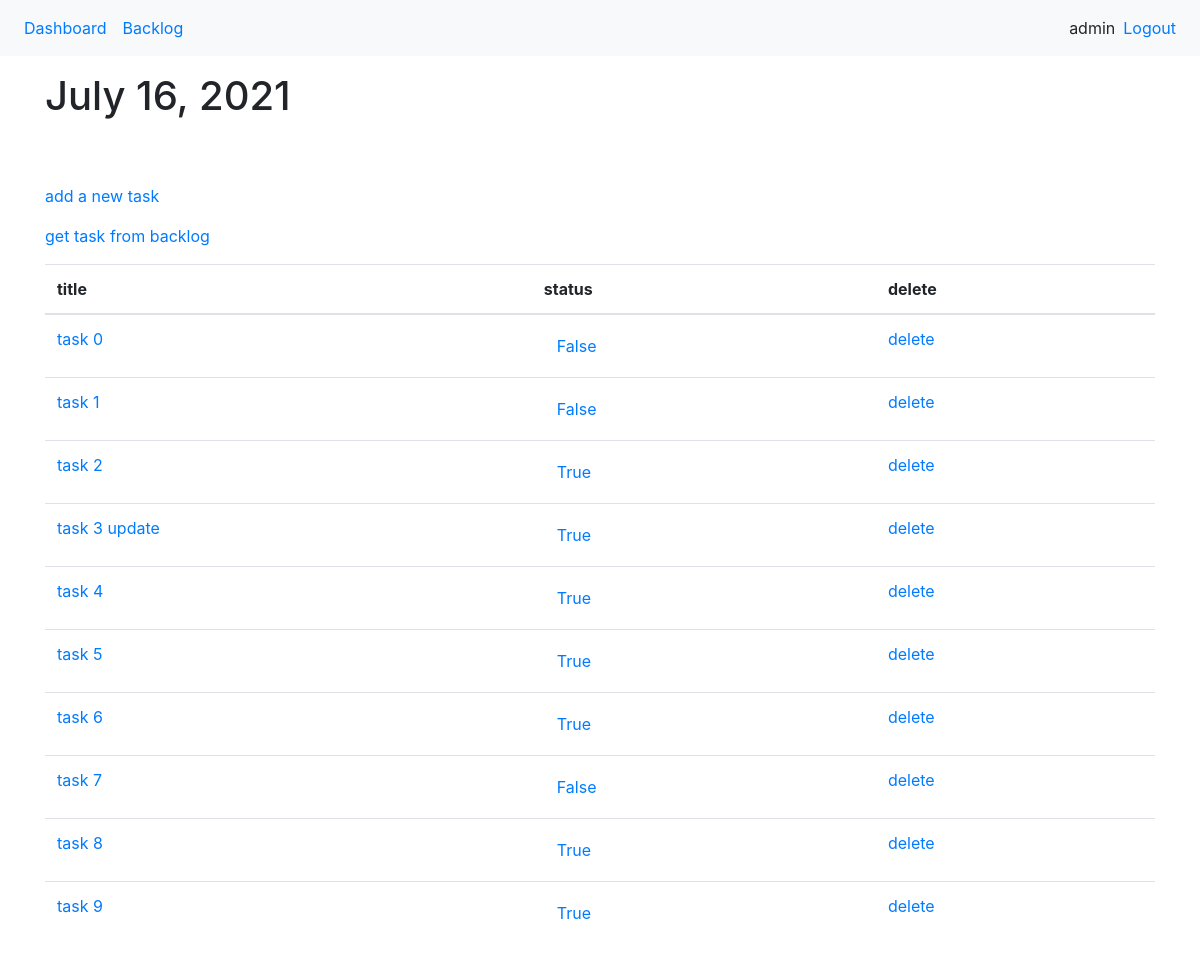
Before: /task-list/2103/ (signed in) with the older database file.
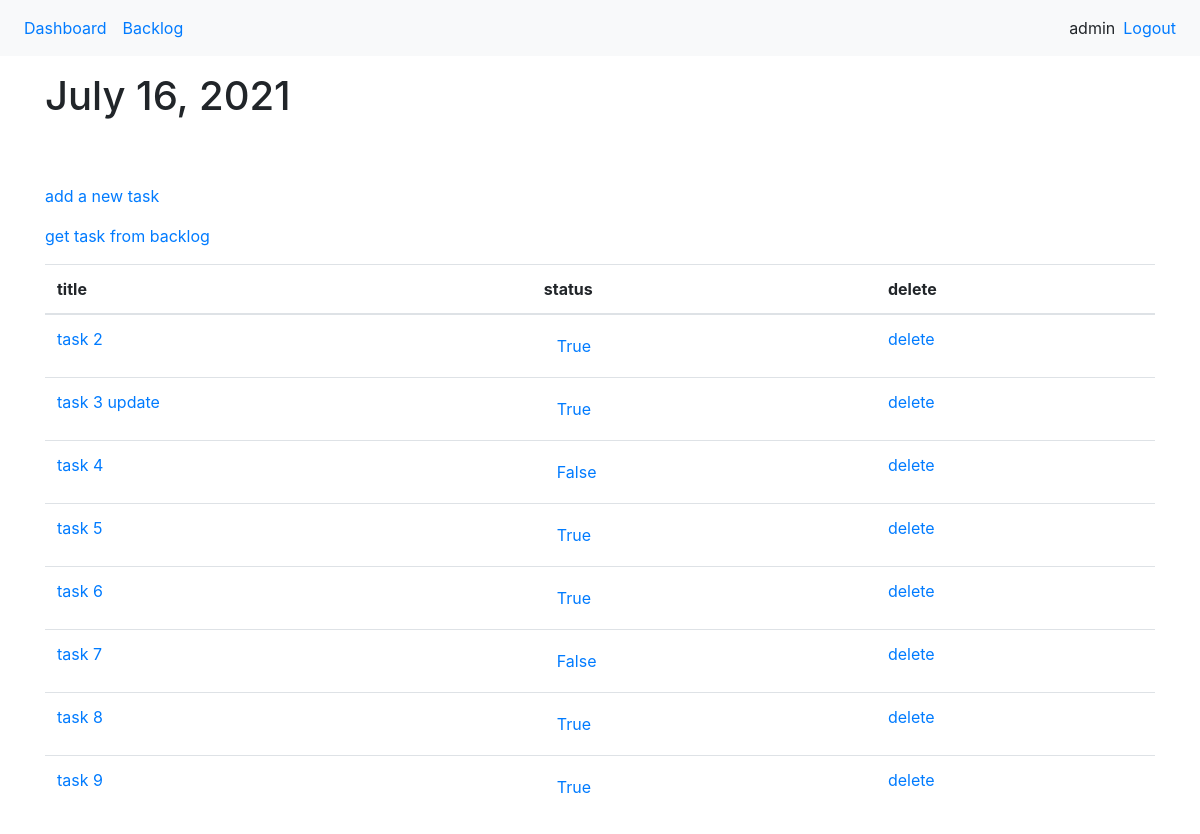
After: the same page with the newer database file.
### tasks/models.py (models this page shows, shortened)
class Task(models.Model):
    user = models.ForeignKey(User, on_delete=models.CASCADE)
    title = models.CharField(max_length=200)
    description = models.TextField(null=True, blank=True)
    comment = models.TextField(null=True, blank=True)
    status = models.BooleanField(default=False)
    created_at = models.DateTimeField(auto_now_add=True)
    difficulty = models.IntegerField(default=1)
    moved_number = models.IntegerField(default=0)
    modified_at = models.DateTimeField(auto_now=True)
    deadline = models.DateField(default=timezone.now)
    task_list = models.ForeignKey(List, on_delete=models.CASCADE, related_name='tasks', null=True, blank=True)
    class Meta:
        ordering = ['deadline']

### tasks/views.py (the view)
# urls.py: path('<int:list_id>/', TasksView.as_view(), name='tasks'),
class TasksView(LoginRequiredMixin, ListView):
    model = Task
    context_object_name = 'tasks'
    def get_context_data(self, **kwargs):
        context = super().get_context_data(**kwargs)
        context['tasks'] = context['tasks'].filter(task_list=self.kwargs.get('list_id'))
        context['list'] = List.objects.filter(id=self.kwargs.get('list_id')).first()
        return context

### tasks/templates/tasks/task_list.html (shortened to what this page needs)
{% extends 'base.html' %}
{% block content %}
    <h1>{{ list.date }}</h1>
    <div class="mt-5">
        <div class="list-group">
            <a class="mt-3" href="{% url 'task-create' %}?list_id={{ list.id }}&next={{ request.path|urlencode }}">add a new task</a>
            <a class="mt-3" href="{% url 'task-actual' list.id %}">get task from backlog</a>
        </div>
        <table class="table table-hover mt-3">
            <thead>
                <tr>
                    <th>title</th>
                    <th>status</th>
                    <th>delete</th>
                </tr>
            </thead>
            <tbody>
                {% for task in tasks %}
                    <tr>
                        <td>
                            <a href="{% url 'task-update' task.id %}">{{ task.title }}</a>
                        </td>
                        <td>
                            <form action="{% url "task-done" task.id %}" method="POST">
                                <input type="submit" class="btn btn-link" value="{{ task.status }}">
                            </form>
                        </td>
                        <td>
                            <a href="{% url 'task-delete' task.id%}?next={{ request.path|urlencode }}">delete</a> </s>
                        </td>
                    </tr>
                {% endfor %}
            </tbody>
        </table>
    </div>
{% endblock content %}

Changed rows visible on the page:
removed Task: title "task 0", status "False"
removed Task: title "task 1", status "False"
changed Task "task 4": status "True" → "False"
